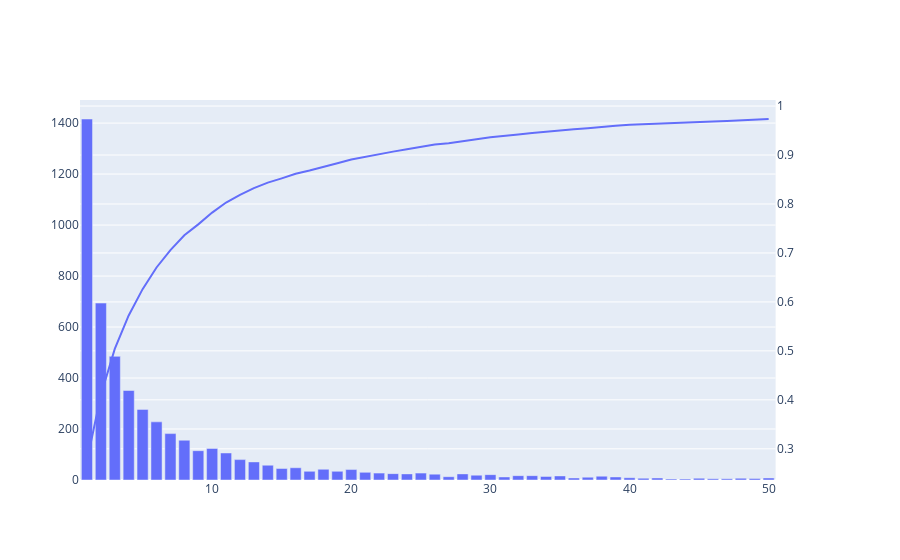

Notebook source saved alongside this figure:
### Code cell
subfig = make_subplots(specs=[[{"secondary_y": True}]])

fig = px.bar(star, x=star.index, y=star['article_id'] )
fig2 = px.line(x=star.index ,y = star['running_total'])
fig2.update_traces(yaxis="y2")
subfig.add_traces(fig.data + fig2.data)

subfig.show()

### Figure 1 — Plotly figure (JSON) as saved in the notebook; plotly's stock layout.template omitted (floating-point values rounded to 4 significant figures)
{"data": [{"alignmentgroup": "True", "hovertemplate": "article_id_2=%{x}<br>article_id=%{y}<extra></extra>", "legendgroup": "", "marker": {"color": "#636efa"}, "name": "", "offsetgroup": "", "orientation": "v", "showlegend": false, "textposition": "auto", "type": "bar", "x": [1, 2, 3, 4, 5, 6, 7, 8, 9, 10, 11, 12, 13, 14, 15, 16, 17, 18, 19, 20, 21, 22, 23, 24, 25, 26, 27, 28, 29, 30, 31, 32, 33, 34, 35, 36, 37, 38, 39, 40, 41, 42, 43, 44, 45, 46, 47, 48, 49, 50], "xaxis": "x", "y": [1416, 694, 485, 351, 277, 228, 182, 156, 115, 124, 106, 80, 71, 58, 45, 48, 34, 42, 34, 41, 30, 27, 25, 24, 27, 23, 13, 24, 19, 21, 12, 17, 17, 14, 16, 8, 11, 15, 12, 9, 7, 8, 4, 4, 7, 5, 5, 7, 6, 8], "yaxis": "y"}, {"hovertemplate": "x=%{x}<br>y=%{y}<extra></extra>", "legendgroup": "", "line": {"color": "#636efa", "dash": "solid"}, "mode": "lines", "name": "", "orientation": "v", "showlegend": false, "type": "scatter", "x": [1, 2, 3, 4, 5, 6, 7, 8, 9, 10, 11, 12, 13, 14, 15, 16, 17, 18, 19, 20, 21, 22, 23, 24, 25, 26, 27, 28, 29, 30, 31, 32, 33, 34, 35, 36, 37, 38, 39, 40, 41, 42, 43, 44, 45, 46, 47, 48, 49, 50], "xaxis": "x", "y": [0.2751, 0.4099, 0.5041, 0.5723, 0.6261, 0.6704, 0.7057, 0.736, 0.7584, 0.7824, 0.803, 0.8186, 0.8324, 0.8436, 0.8524, 0.8617, 0.8683, 0.8765, 0.8831, 0.891, 0.8969, 0.9021, 0.907, 0.9116, 0.9169, 0.9213, 0.9239, 0.9285, 0.9322, 0.9363, 0.9386, 0.9419, 0.9452, 0.9479, 0.951, 0.9526, 0.9547, 0.9577, 0.96, 0.9617, 0.9631, 0.9646, 0.9654, 0.9662, 0.9676, 0.9685, 0.9695, 0.9709, 0.972, 0.9736], "yaxis": "y2"}], "layout": {"xaxis": {"anchor": "y", "domain": [0, 0.94]}, "yaxis": {"anchor": "x", "domain": [0, 1]}, "yaxis2": {"anchor": "x", "overlaying": "y", "side": "right"}}}
